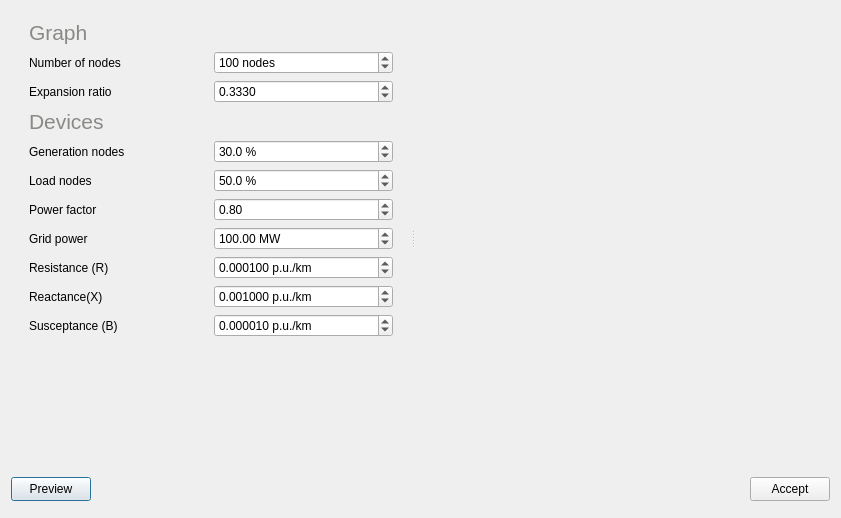
<?xml version="1.0" encoding="UTF-8"?>
<ui version="4.0">
 <class>MainWindow</class>
 <widget class="QDialog" name="MainWindow">
  <property name="geometry">
   <rect>
    <x>0</x>
    <y>0</y>
    <width>841</width>
    <height>518</height>
   </rect>
  </property>
  <property name="windowTitle">
   <string>MainWindow</string>
  </property>
  <property name="windowIcon">
   <iconset resource="../Icons/icons.qrc">
    <normaloff>:/Icons/icons/automatic_layout.png</normaloff>:/Icons/icons/automatic_layout.png</iconset>
  </property>
  <layout class="QVBoxLayout" name="verticalLayout">
   <item>
    <widget class="QSplitter" name="splitter_3">
     <property name="orientation">
      <enum>Qt::Orientation::Horizontal</enum>
     </property>
     <widget class="QFrame" name="frame_8">
      <property name="maximumSize">
       <size>
        <width>400</width>
        <height>16777215</height>
       </size>
      </property>
      <property name="frameShape">
       <enum>QFrame::Shape::NoFrame</enum>
      </property>
      <property name="frameShadow">
       <enum>QFrame::Shadow::Raised</enum>
      </property>
      <layout class="QVBoxLayout" name="verticalLayout_7">
       <property name="topMargin">
        <number>0</number>
       </property>
       <item>
        <widget class="QFrame" name="frame">
         <property name="frameShape">
          <enum>QFrame::Shape::NoFrame</enum>
         </property>
         <property name="frameShadow">
          <enum>QFrame::Shadow::Raised</enum>
         </property>
         <layout class="QGridLayout" name="gridLayout">
          <item row="7" column="1">
           <widget class="QDoubleSpinBox" name="power_SpinBox">
            <property name="suffix">
             <string> MW</string>
            </property>
            <property name="maximum">
             <double>9999999.000000000000000</double>
            </property>
            <property name="value">
             <double>100.000000000000000</double>
            </property>
           </widget>
          </item>
          <item row="0" column="0">
           <widget class="QLabel" name="label_9">
            <property name="palette">
             <palette>
              <active>
               <colorrole role="WindowText">
                <brush brushstyle="SolidPattern">
                 <color alpha="255">
                  <red>136</red>
                  <green>138</green>
                  <blue>133</blue>
                 </color>
                </brush>
               </colorrole>
               <colorrole role="Text">
                <brush brushstyle="SolidPattern">
                 <color alpha="255">
                  <red>136</red>
                  <green>138</green>
                  <blue>133</blue>
                 </color>
                </brush>
               </colorrole>
               <colorrole role="ButtonText">
                <brush brushstyle="SolidPattern">
                 <color alpha="255">
                  <red>136</red>
                  <green>138</green>
                  <blue>133</blue>
                 </color>
                </brush>
               </colorrole>
               <colorrole role="PlaceholderText">
                <brush brushstyle="SolidPattern">
                 <color alpha="128">
                  <red>136</red>
                  <green>138</green>
                  <blue>133</blue>
                 </color>
                </brush>
               </colorrole>
              </active>
              <inactive>
               <colorrole role="WindowText">
                <brush brushstyle="SolidPattern">
                 <color alpha="255">
                  <red>136</red>
                  <green>138</green>
                  <blue>133</blue>
                 </color>
                </brush>
               </colorrole>
               <colorrole role="Text">
                <brush brushstyle="SolidPattern">
                 <color alpha="255">
                  <red>136</red>
                  <green>138</green>
                  <blue>133</blue>
                 </color>
                </brush>
               </colorrole>
               <colorrole role="ButtonText">
                <brush brushstyle="SolidPattern">
                 <color alpha="255">
                  <red>136</red>
                  <green>138</green>
                  <blue>133</blue>
                 </color>
                </brush>
               </colorrole>
               <colorrole role="PlaceholderText">
                <brush brushstyle="SolidPattern">
                 <color alpha="128">
                  <red>136</red>
                  <green>138</green>
                  <blue>133</blue>
                 </color>
                </brush>
               </colorrole>
              </inactive>
              <disabled>
               <colorrole role="WindowText">
                <brush brushstyle="SolidPattern">
                 <color alpha="255">
                  <red>190</red>
                  <green>190</green>
                  <blue>190</blue>
                 </color>
                </brush>
               </colorrole>
               <colorrole role="Text">
                <brush brushstyle="SolidPattern">
                 <color alpha="255">
                  <red>190</red>
                  <green>190</green>
                  <blue>190</blue>
                 </color>
                </brush>
               </colorrole>
               <colorrole role="ButtonText">
                <brush brushstyle="SolidPattern">
                 <color alpha="255">
                  <red>190</red>
                  <green>190</green>
                  <blue>190</blue>
                 </color>
                </brush>
               </colorrole>
               <colorrole role="PlaceholderText">
                <brush brushstyle="SolidPattern">
                 <color alpha="128">
                  <red>0</red>
                  <green>0</green>
                  <blue>0</blue>
                 </color>
                </brush>
               </colorrole>
              </disabled>
             </palette>
            </property>
            <property name="font">
             <font>
              <pointsize>16</pointsize>
             </font>
            </property>
            <property name="text">
             <string>Graph</string>
            </property>
           </widget>
          </item>
          <item row="10" column="1">
           <widget class="QDoubleSpinBox" name="b_SpinBox">
            <property name="suffix">
             <string> p.u./km</string>
            </property>
            <property name="decimals">
             <number>6</number>
            </property>
            <property name="value">
             <double>0.000010000000000</double>
            </property>
           </widget>
          </item>
          <item row="7" column="0">
           <widget class="QLabel" name="label_2">
            <property name="text">
             <string>Grid power</string>
            </property>
           </widget>
          </item>
          <item row="8" column="1">
           <widget class="QDoubleSpinBox" name="r_SpinBox">
            <property name="suffix">
             <string> p.u./km</string>
            </property>
            <property name="decimals">
             <number>6</number>
            </property>
            <property name="value">
             <double>0.000100000000000</double>
            </property>
           </widget>
          </item>
          <item row="1" column="0">
           <widget class="QLabel" name="label_3">
            <property name="text">
             <string>Number of nodes</string>
            </property>
           </widget>
          </item>
          <item row="10" column="0">
           <widget class="QLabel" name="label_6">
            <property name="text">
             <string>Susceptance (B)</string>
            </property>
           </widget>
          </item>
          <item row="9" column="1">
           <widget class="QDoubleSpinBox" name="x_SpinBox">
            <property name="suffix">
             <string> p.u./km</string>
            </property>
            <property name="decimals">
             <number>6</number>
            </property>
            <property name="value">
             <double>0.001000000000000</double>
            </property>
           </widget>
          </item>
          <item row="5" column="1">
           <widget class="QDoubleSpinBox" name="load_nodes_SpinBox">
            <property name="suffix">
             <string> %</string>
            </property>
            <property name="decimals">
             <number>1</number>
            </property>
            <property name="minimum">
             <double>1.000000000000000</double>
            </property>
            <property name="maximum">
             <double>100.000000000000000</double>
            </property>
            <property name="value">
             <double>50.000000000000000</double>
            </property>
           </widget>
          </item>
          <item row="8" column="0">
           <widget class="QLabel" name="label_4">
            <property name="text">
             <string>Resistance (R)</string>
            </property>
           </widget>
          </item>
          <item row="2" column="1">
           <widget class="QDoubleSpinBox" name="ratio_SpinBox">
            <property name="decimals">
             <number>4</number>
            </property>
            <property name="minimum">
             <double>0.000000000000000</double>
            </property>
            <property name="maximum">
             <double>1.000000000000000</double>
            </property>
            <property name="value">
             <double>0.333000000000000</double>
            </property>
           </widget>
          </item>
          <item row="2" column="0">
           <widget class="QLabel" name="label_11">
            <property name="text">
             <string>Expansion ratio</string>
            </property>
           </widget>
          </item>
          <item row="1" column="1">
           <widget class="QSpinBox" name="nodes_spinBox">
            <property name="suffix">
             <string> nodes</string>
            </property>
            <property name="minimum">
             <number>2</number>
            </property>
            <property name="maximum">
             <number>999999999</number>
            </property>
            <property name="value">
             <number>100</number>
            </property>
           </widget>
          </item>
          <item row="3" column="0">
           <widget class="QLabel" name="label_10">
            <property name="palette">
             <palette>
              <active>
               <colorrole role="WindowText">
                <brush brushstyle="SolidPattern">
                 <color alpha="255">
                  <red>136</red>
                  <green>138</green>
                  <blue>133</blue>
                 </color>
                </brush>
               </colorrole>
               <colorrole role="Text">
                <brush brushstyle="SolidPattern">
                 <color alpha="255">
                  <red>136</red>
                  <green>138</green>
                  <blue>133</blue>
                 </color>
                </brush>
               </colorrole>
               <colorrole role="ButtonText">
                <brush brushstyle="SolidPattern">
                 <color alpha="255">
                  <red>136</red>
                  <green>138</green>
                  <blue>133</blue>
                 </color>
                </brush>
               </colorrole>
               <colorrole role="PlaceholderText">
                <brush brushstyle="SolidPattern">
                 <color alpha="128">
                  <red>136</red>
                  <green>138</green>
                  <blue>133</blue>
                 </color>
                </brush>
               </colorrole>
              </active>
              <inactive>
               <colorrole role="WindowText">
                <brush brushstyle="SolidPattern">
                 <color alpha="255">
                  <red>136</red>
                  <green>138</green>
                  <blue>133</blue>
                 </color>
                </brush>
               </colorrole>
               <colorrole role="Text">
                <brush brushstyle="SolidPattern">
                 <color alpha="255">
                  <red>136</red>
                  <green>138</green>
                  <blue>133</blue>
                 </color>
                </brush>
               </colorrole>
               <colorrole role="ButtonText">
                <brush brushstyle="SolidPattern">
                 <color alpha="255">
                  <red>136</red>
                  <green>138</green>
                  <blue>133</blue>
                 </color>
                </brush>
               </colorrole>
               <colorrole role="PlaceholderText">
                <brush brushstyle="SolidPattern">
                 <color alpha="128">
                  <red>136</red>
                  <green>138</green>
                  <blue>133</blue>
                 </color>
                </brush>
               </colorrole>
              </inactive>
              <disabled>
               <colorrole role="WindowText">
                <brush brushstyle="SolidPattern">
                 <color alpha="255">
                  <red>190</red>
                  <green>190</green>
                  <blue>190</blue>
                 </color>
                </brush>
               </colorrole>
               <colorrole role="Text">
                <brush brushstyle="SolidPattern">
                 <color alpha="255">
                  <red>190</red>
                  <green>190</green>
                  <blue>190</blue>
                 </color>
                </brush>
               </colorrole>
               <colorrole role="ButtonText">
                <brush brushstyle="SolidPattern">
                 <color alpha="255">
                  <red>190</red>
                  <green>190</green>
                  <blue>190</blue>
                 </color>
                </brush>
               </colorrole>
               <colorrole role="PlaceholderText">
                <brush brushstyle="SolidPattern">
                 <color alpha="128">
                  <red>0</red>
                  <green>0</green>
                  <blue>0</blue>
                 </color>
                </brush>
               </colorrole>
              </disabled>
             </palette>
            </property>
            <property name="font">
             <font>
              <pointsize>16</pointsize>
             </font>
            </property>
            <property name="text">
             <string>Devices</string>
            </property>
           </widget>
          </item>
          <item row="5" column="0">
           <widget class="QLabel" name="label_8">
            <property name="text">
             <string>Load nodes</string>
            </property>
           </widget>
          </item>
          <item row="4" column="1">
           <widget class="QDoubleSpinBox" name="generation_nodes_SpinBox">
            <property name="suffix">
             <string> %</string>
            </property>
            <property name="decimals">
             <number>1</number>
            </property>
            <property name="minimum">
             <double>1.000000000000000</double>
            </property>
            <property name="maximum">
             <double>100.000000000000000</double>
            </property>
            <property name="value">
             <double>30.000000000000000</double>
            </property>
           </widget>
          </item>
          <item row="4" column="0">
           <widget class="QLabel" name="label_7">
            <property name="text">
             <string>Generation nodes</string>
            </property>
           </widget>
          </item>
          <item row="9" column="0">
           <widget class="QLabel" name="label_5">
            <property name="text">
             <string>Reactance(X) </string>
            </property>
           </widget>
          </item>
          <item row="6" column="0">
           <widget class="QLabel" name="label_12">
            <property name="text">
             <string>Power factor</string>
            </property>
           </widget>
          </item>
          <item row="6" column="1">
           <widget class="QDoubleSpinBox" name="power_factor_SpinBox">
            <property name="maximum">
             <double>1.000000000000000</double>
            </property>
            <property name="value">
             <double>0.800000000000000</double>
            </property>
           </widget>
          </item>
         </layout>
        </widget>
       </item>
       <item>
        <spacer name="verticalSpacer">
         <property name="orientation">
          <enum>Qt::Orientation::Vertical</enum>
         </property>
         <property name="sizeHint" stdset="0">
          <size>
           <width>20</width>
           <height>40</height>
          </size>
         </property>
        </spacer>
       </item>
      </layout>
     </widget>
     <widget class="QFrame" name="PlotFrame">
      <property name="frameShape">
       <enum>QFrame::Shape::NoFrame</enum>
      </property>
      <property name="frameShadow">
       <enum>QFrame::Shadow::Raised</enum>
      </property>
      <layout class="QHBoxLayout" name="horizontalLayout">
       <item>
        <widget class="GraphsWidget" name="plotwidget" native="true"/>
       </item>
      </layout>
     </widget>
    </widget>
   </item>
   <item>
    <widget class="QFrame" name="frame_2">
     <property name="maximumSize">
      <size>
       <width>16777215</width>
       <height>36</height>
      </size>
     </property>
     <property name="frameShape">
      <enum>QFrame::Shape::NoFrame</enum>
     </property>
     <property name="frameShadow">
      <enum>QFrame::Shadow::Raised</enum>
     </property>
     <layout class="QHBoxLayout" name="horizontalLayout_2">
      <property name="leftMargin">
       <number>0</number>
      </property>
      <property name="topMargin">
       <number>0</number>
      </property>
      <property name="rightMargin">
       <number>0</number>
      </property>
      <property name="bottomMargin">
       <number>0</number>
      </property>
      <item>
       <widget class="QPushButton" name="previewButton">
        <property name="minimumSize">
         <size>
          <width>24</width>
          <height>24</height>
         </size>
        </property>
        <property name="toolTip">
         <string>Preview</string>
        </property>
        <property name="text">
         <string>Preview</string>
        </property>
        <property name="icon">
         <iconset resource="../Icons/icons.qrc">
          <normaloff>:/Icons/icons/run_cascade_step.png</normaloff>:/Icons/icons/run_cascade_step.png</iconset>
        </property>
       </widget>
      </item>
      <item>
       <spacer name="horizontalSpacer">
        <property name="orientation">
         <enum>Qt::Orientation::Horizontal</enum>
        </property>
        <property name="sizeHint" stdset="0">
         <size>
          <width>543</width>
          <height>20</height>
         </size>
        </property>
       </spacer>
      </item>
      <item>
       <widget class="QPushButton" name="applyButton">
        <property name="minimumSize">
         <size>
          <width>24</width>
          <height>24</height>
         </size>
        </property>
        <property name="toolTip">
         <string>Create Grid</string>
        </property>
        <property name="text">
         <string>Accept</string>
        </property>
        <property name="icon">
         <iconset resource="../Icons/icons.qrc">
          <normaloff>:/Icons/icons/color_grid.png</normaloff>:/Icons/icons/color_grid.png</iconset>
        </property>
       </widget>
      </item>
     </layout>
    </widget>
   </item>
  </layout>
  <action name="actionCopy_to_clipboard">
   <property name="icon">
    <iconset resource="../Icons/icons.qrc">
     <normaloff>:/Icons/icons/copy.png</normaloff>:/Icons/icons/copy.png</iconset>
   </property>
   <property name="text">
    <string>Copy to clipboard</string>
   </property>
  </action>
  <action name="actionSave">
   <property name="icon">
    <iconset resource="../Icons/icons.qrc">
     <normaloff>:/Icons/icons/import_profiles.png</normaloff>:/Icons/icons/import_profiles.png</iconset>
   </property>
   <property name="text">
    <string>Save</string>
   </property>
  </action>
 </widget>
 <customwidgets>
  <customwidget>
   <class>GraphsWidget</class>
   <extends>QWidget</extends>
   <header>VeraGrid.Gui.PlotDialogue.qt_chart_widget</header>
   <container>1</container>
  </customwidget>
 </customwidgets>
 <resources>
  <include location="../Icons/icons.qrc"/>
 </resources>
 <connections/>
</ui>
